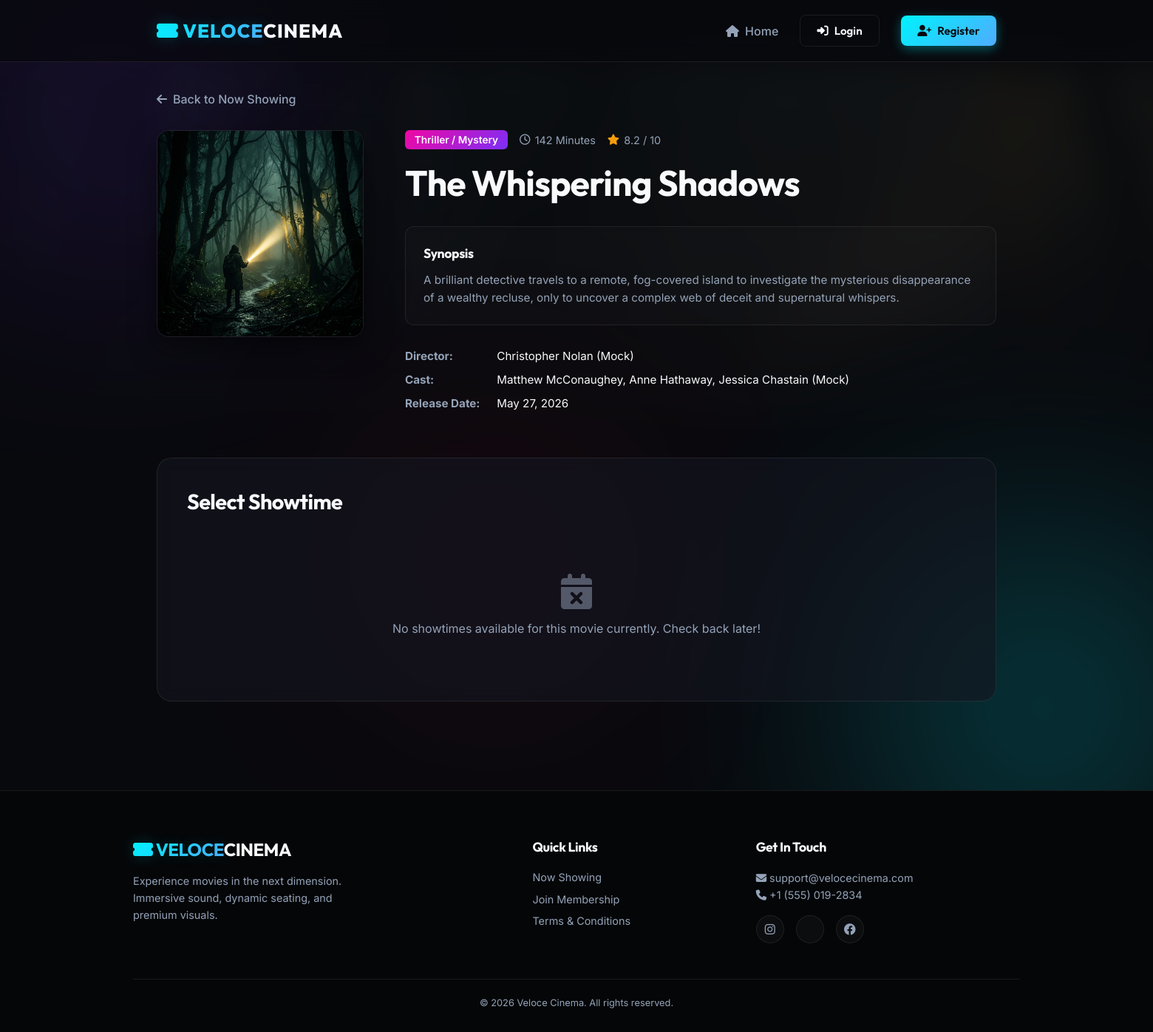
Page /movie/3 on the committed database.
### app.py (models this page shows)
class Movie(db.Model):
    id = db.Column(db.Integer, primary_key=True)
    title = db.Column(db.String(150), nullable=False)
    description = db.Column(db.Text, nullable=False)
    genre = db.Column(db.String(100), nullable=False)
    duration = db.Column(db.Integer, nullable=False)
    rating = db.Column(db.Float, nullable=False)
    poster_path = db.Column(db.String(200), nullable=False)
    shows = db.relationship(
        'Show',
        backref='movie',
        cascade="all, delete-orphan",
        lazy=True
    )

### app.py (the view)
@app.route('/movie/<int:movie_id>')
def movie_detail(movie_id):
    movie = Movie.query.get_or_404(movie_id)
    shows = Show.query.filter_by(movie_id=movie.id).all()
    return render_template(
        'movie_detail.html',
        movie=movie,
        shows=shows
    )

### app.py (called while the page is built)
@app.context_processor
def inject_user():
    user = None
    if 'user_id' in session:
        user = db.session.get(User, session['user_id'])
    return dict(current_user=user)

### templates/movie_detail.html (shortened to what this page needs)
{% extends 'base.html' %}
{% block content %}
<div class="movie-detail-container">
    <a href="{{ url_for('home') }}" class="back-link"><i class="fa-solid fa-arrow-left"></i> Back to Now Showing</a>
    <div class="movie-backdrop" style="background-image: linear-gradient(to bottom, rgba(13, 14, 18, 0.4) 0%, rgba(13, 14, 18, 0.95) 100%), url('{{ url_for('static', filename='img/' + movie.poster_path) }}');"></div>
    <div class="movie-detail-main">
        <div class="movie-detail-poster">
            <img src="{{ url_for('static', filename='img/' + movie.poster_path) }}" alt="{{ movie.title }} Poster">
        </div>
        <div class="movie-detail-info">
            <div class="movie-detail-meta">
                <span class="genre-badge">{{ movie.genre }}</span>
                <span class="meta-item"><i class="fa-regular fa-clock"></i> {{ movie.duration }} Minutes</span>
                <span class="meta-item"><i class="fa-solid fa-star text-gold"></i> {{ movie.rating }} / 10</span>
            </div>
            <h1 class="movie-detail-title">{{ movie.title }}</h1>
            <div class="movie-description">
                <h3>Synopsis</h3>
                <p>{{ movie.description }}</p>
            </div>
            <div class="movie-attributes">
                <div class="attribute-item">
                    <strong>Director:</strong> <span>Christopher Nolan (Mock)</span>
                </div>
                <div class="attribute-item">
                    <strong>Cast:</strong> <span>Matthew McConaughey, Anne Hathaway, Jessica Chastain (Mock)</span>
                </div>
                <div class="attribute-item">
                    <strong>Release Date:</strong> <span>May 27, 2026</span>
                </div>
            </div>
        </div>
    </div>
    <div class="showtime-section" id="showtimes">
        <h2>Select Showtime</h2>
        {% if shows %}
            <div class="showtimes-container">
                {% set dates = [] %}
                {% for show in shows %}
                    {% if show.show_date not in dates %}
                        {% set _ = dates.append(show.show_date) %}
                    {% endif %}
                {% endfor %}
                {% for date in dates %}
                    <div class="show-date-group">
                        <h3 class="show-date-heading"><i class="fa-solid fa-calendar-day"></i> {{ date }}</h3>
                        <div class="show-time-buttons">
                            {% for show in shows %}
                                {% if show.show_date == date %}
                                    <div class="showtime-card">
                                        <div class="hall-info">{{ show.hall }}</div>
                                        <div class="show-time">{{ show.show_time }}</div>
                                        <div class="show-price">${{ "%.2f" | format(show.price) }}</div>
                                        <a href="{{ url_for('book_seats', show_id=show.id) }}" class="btn btn-primary btn-sm btn-block">
                                            <i class="fa-solid fa-couch"></i> Select Seats
                                        </a>
                                    </div>
                                {% endif %}
                            {% endfor %}
                        </div>
                    </div>
                {% endfor %}
            </div>
        {% else %}
            <div class="no-showtimes">
                <i class="fa-solid fa-calendar-xmark"></i>
                <p>No showtimes available for this movie currently. Check back later!</p>
            </div>
        {% endif %}
    </div>
</div>
{% endblock %}

### static/css/style.css (style rules this page uses)
:root { --bg-dark: #08090d; --bg-card: rgba(20, 22, 33, 0.6); --border-light: rgba(255, 255, 255, 0.08); --border-glow: rgba(0, 242, 254, 0.3); --primary-grad: linear-gradient(135deg, #00f2fe 0%, #4facfe 100%); --accent-pink: #f107a3; --accent-purple: #7b2ff7; --accent-grad: linear-gradient(135deg, #f107a3 0%, #7b2ff7 100%); --danger-grad: linear-gradient(135deg, #ff0844 0%, #ffb199 100%); --success-grad: linear-gradient(135deg, #00ff87 0%, #60efff 100%); --text-main: #f8fafc; --text-muted: #94a3b8; --text-glow-cyan: #00f2fe; --gold: #f59e0b; --transition-speed: 0.3s; }
* { margin: 0; padding: 0; box-sizing: border-box; }
html { scroll-behavior: smooth; }
body { background-color: var(--bg-dark); color: var(--text-main); font-family: 'Inter', sans-serif; min-height: 100vh; display: flex; flex-direction: column; overflow-x: hidden; position: relative; }
h1, h2, h3, h4, h5, h6 { font-family: 'Outfit', sans-serif; font-weight: 700; letter-spacing: -0.02em; }
.movie-detail-container { position: relative; }
.back-link { display: inline-flex; align-items: center; gap: 0.5rem; color: var(--text-muted); text-decoration: none; font-weight: 500; margin-bottom: 2rem; transition: var(--transition-speed); }
.movie-backdrop { position: absolute; top: -2.5rem; left: -50vw; width: 200vw; height: 480px; background-size: cover; background-position: center; filter: blur(25px); opacity: 0.15; z-index: -1; pointer-events: none; border-bottom: 1px solid var(--border-light); }
.movie-detail-main { display: grid; grid-template-columns: 280px 1fr; gap: 3.5rem; margin-bottom: 4rem; }
.movie-detail-poster img { width: 100%; border-radius: 16px; border: 1px solid var(--border-light); box-shadow: 0 15px 35px rgba(0,0,0,0.5); }
.movie-detail-meta { display: flex; flex-wrap: wrap; align-items: center; gap: 1rem; margin-bottom: 1.2rem; }
.genre-badge { background: var(--accent-grad); color: white; padding: 0.3rem 0.8rem; border-radius: 6px; font-weight: 600; font-size: 0.85rem; }
.meta-item { color: var(--text-muted); font-size: 0.9rem; display: flex; align-items: center; gap: 0.4rem; }
.text-gold { color: var(--gold); }
.movie-detail-title { font-size: 3rem; line-height: 1.1; margin-bottom: 2rem; }
.movie-description { background: rgba(255,255,255,0.02); border: 1px solid var(--border-light); border-radius: 12px; padding: 1.5rem; margin-bottom: 2rem; backdrop-filter: blur(5px); }
.movie-description h3 { margin-bottom: 0.8rem; font-size: 1.1rem; }
.movie-description p { color: var(--text-muted); font-size: 0.95rem; line-height: 1.6; }
.movie-attributes { display: flex; flex-direction: column; gap: 0.8rem; font-size: 0.95rem; }
.attribute-item strong { color: var(--text-muted); display: inline-block; width: 120px; }
.showtime-section { background: var(--bg-card); border: 1px solid var(--border-light); border-radius: 20px; padding: 2.5rem; backdrop-filter: blur(10px); }
.showtime-section h2 { font-size: 1.8rem; margin-bottom: 2rem; }
.no-showtimes { text-align: center; padding: 3rem; color: var(--text-muted); }
.no-showtimes i { font-size: 3rem; margin-bottom: 1rem; opacity: 0.5; }

### rows in the picture
Movie: poster_path (picture), genre "Thriller / Mystery", duration "142", rating "8.2", title "The Whispering Shadows", description "A brilliant detective travels to a remote, fog-covered island to investigate the mysterious disappearance of a wealthy recluse, only to uncover a complex web of deceit and supernatural whispers."
